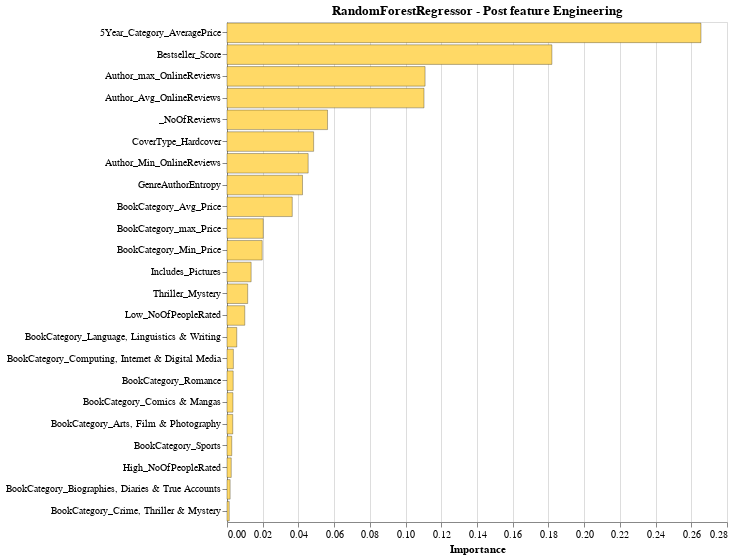

Source (notebook cell):
### Code cell
Title= 'RandomForestRegressor - Post feature Engineering'
PlotFeatureImporance(Model,Title)

### Figure 1 — Vega-Lite specification as saved in the notebook (floating-point values rounded to 4 significant figures)
{"config": {"view": {"continuousWidth": 300, "continuousHeight": 300}, "axisY": {"title": null}, "mark": {"stroke": "black", "strokeWidth": 0.3}}, "data": {"name": "data-afd21fe9a4057990961aabcc91465f3f"}, "mark": {"type": "bar"}, "encoding": {"color": {"value": "#ffd966"}, "tooltip": [{"field": "Feature", "type": "nominal"}, {"field": "Importance", "type": "quantitative"}], "x": {"field": "Importance", "type": "quantitative"}, "y": {"axis": {"labelLimit": 800}, "field": "Feature", "sort": "-x", "type": "nominal"}}, "height": 500, "title": "RandomForestRegressor - Post feature Engineering", "width": 500, "$schema": "https://vega.github.io/schema/vega-lite/v5.15.1.json", "datasets": {"data-afd21fe9a4057990961aabcc91465f3f": [{"Feature": "_NoOfReviews", "Importance": 0.0563}, {"Feature": "BookCategory_Arts, Film & Photography", "Importance": 0.003231}, {"Feature": "BookCategory_Biographies, Diaries & True Accounts", "Importance": 0.001758}, {"Feature": "BookCategory_Comics & Mangas", "Importance": 0.003332}, {"Feature": "BookCategory_Computing, Internet & Digital Media", "Importance": 0.003577}, {"Feature": "BookCategory_Crime, Thriller & Mystery", "Importance": 0.001255}, {"Feature": "BookCategory_Language, Linguistics & Writing", "Importance": 0.005476}, {"Feature": "BookCategory_Romance", "Importance": 0.003466}, {"Feature": "BookCategory_Sports", "Importance": 0.002667}, {"Feature": "Low_NoOfPeopleRated", "Importance": 0.009964}, {"Feature": "High_NoOfPeopleRated", "Importance": 0.002382}, {"Feature": "CoverType_Hardcover", "Importance": 0.04852}, {"Feature": "Author_Min_OnlineReviews", "Importance": 0.04546}, {"Feature": "Author_Avg_OnlineReviews", "Importance": 0.1103}, {"Feature": "Author_max_OnlineReviews", "Importance": 0.1109}, {"Feature": "BookCategory_Min_Price", "Importance": 0.01972}, {"Feature": "BookCategory_Avg_Price", "Importance": 0.03655}, {"Feature": "BookCategory_max_Price", "Importance": 0.02031}, {"Feature": "Bestseller_Score", "Importance": 0.1819}, {"Feature": "Thriller_Mystery", "Importance": 0.01159}, {"Feature": "Includes_Pictures", "Importance": 0.01352}, {"Feature": "GenreAuthorEntropy", "Importance": 0.04229}, {"Feature": "5Year_Category_AveragePrice", "Importance": 0.2654}]}}
